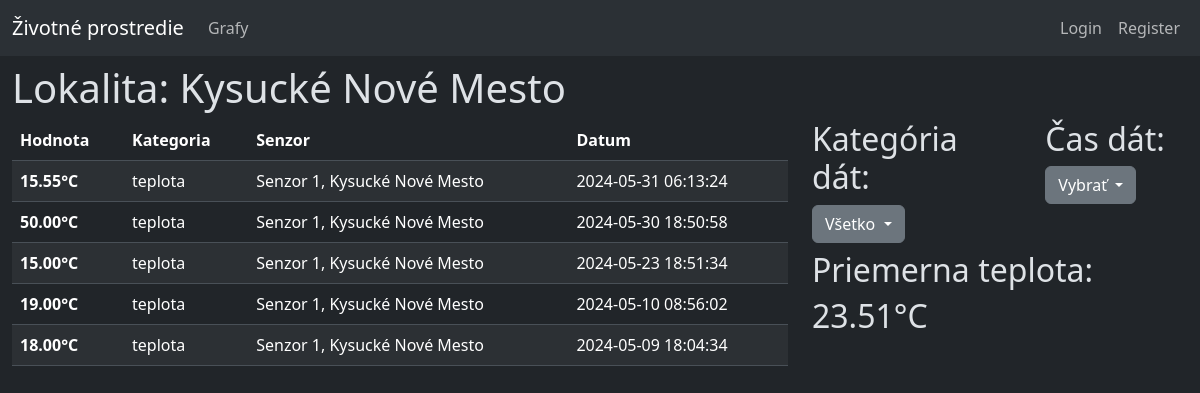
The app's page /lokalita_info.php?lokalita=Kysucké Nové Mesto with its own data.
### tables this page shows
CREATE TABLE `data` (
  `id` int(16) NOT NULL,
  `kategoria_id` int(5) NOT NULL,
  `hodnota` decimal(5,2) NOT NULL,
  `senzor_id` int(5) NOT NULL,
  `datum` datetime NOT NULL DEFAULT current_timestamp()
);

CREATE TABLE `kategoria` (
  `id` int(5) NOT NULL,
  `nazov` varchar(32) NOT NULL
);

CREATE TABLE `senzor` (
  `id` int(5) NOT NULL,
  `lokacia` varchar(64) NOT NULL,
  `posledny_update` datetime NOT NULL DEFAULT current_timestamp(),
  `vybavenie` varchar(32) NOT NULL
);

### lokalita_info.php (the view, shortened to what the rows shown need)
<?php
    include("./connect.php");
    include("./functions.php");
    include("./querry.php");
?>
<!DOCTYPE html>
<html data-bs-theme="dark">
<head>
    <link href="https://cdn.jsdelivr.net/npm/bootstrap@5.3.3/dist/css/bootstrap.min.css" rel="stylesheet">
</head>
<body>
    <header><?php include_once("./header.php")?></header>
    <div class="container-xxl column-gap-3">
        <div class="row mt-2">
            <h1>Lokalita: <?php echo $_GET["lokalita"]; if(isset($_GET["senzor"])) echo " | Senzor: ".$_GET["senzor"]."";?></h1>
            <div class="col-8">
                <table class="table table-striped">
                    <thead>
                        <tr>
                            <th scope="col">Hodnota</th>
                            <th scope="col">Kategoria</th>
                            <th scope="col">Senzor</th>
                            <th scope="col">Datum</th>
                        </tr>
                    </thead>
                    <tbody>
                        <?php
                            $query = get_querry(1,$rola_user);
                            $result = mysqli_query($conn, $query);
                            if (mysqli_num_rows($result) > 0)
                            {
                                while($row = mysqli_fetch_assoc($result))
                                {
                                    echo "
                                    <tr>
                                        <th scope=\"row\">".$row["hodnota"]."".jednotka($row["kategoria_nazov"])."</th>
                                        <td>".$row["kategoria_nazov"]."</td>
                                        <td>Senzor ".$row["senzor_id"].", ".$row["senzor_lokacia"]."</td>
                                        <td>".$row["datum"]."</td>
                                    </tr>";
                                }
                            }
                        ?>
                    </tbody>
                </table>
            </div>
            <div class="col-4">
                <?php if(!isset($_GET["senzor"])) { ?>
                    <div class="row mb-2">
                        <div class="col-7">
                            <h2>Kategória dát:</h2>
                        </div>
                        <div class="col-5">
                            <h2>Čas dát:</h2>
                            <?php include("./dropdown_cas.php");?>
                        </div>
                    </div>
                <?php }
                ?>
                <?php
                    $query = get_querry(3,$rola_user);
                    $result = mysqli_query($conn, $query);
                    if (mysqli_num_rows($result) > 0)
                    {
                        while($row = mysqli_fetch_assoc($result))
                        {
                            echo "<div class=\"row mb-2\">
                            <h2>Priemerna ".$row["kategoria_nazov"].":</h2>
                                <h2>".avg_hodnota($row["kategoria_nazov"],$conn,$_GET["lokalita"])."</h2>
                            </div>";
                        }
                    }
                ?>
            </div>
        </div>
    </div>
</body>
</html>

### records on screen
data: hodnota "15.55", kategoria.nazov "°C", kategoria.nazov "teplota", senzor "1", senzor.lokacia "Kysucké Nové Mesto", datum "2024-05-31 06:13:24"
data: hodnota "50.00", kategoria.nazov "°C", kategoria.nazov "teplota", senzor "1", senzor.lokacia "Kysucké Nové Mesto", datum "2024-05-30 18:50:58"
data: hodnota "15.00", kategoria.nazov "°C", kategoria.nazov "teplota", senzor "1", senzor.lokacia "Kysucké Nové Mesto", datum "2024-05-23 18:51:34"
data: hodnota "19.00", kategoria.nazov "°C", kategoria.nazov "teplota", senzor "1", senzor.lokacia "Kysucké Nové Mesto", datum "2024-05-10 08:56:02"
data: hodnota "18.00", kategoria.nazov "°C", kategoria.nazov "teplota", senzor "1", senzor.lokacia "Kysucké Nové Mesto", datum "2024-05-09 18:04:34", lokalita "23.51°C"

### other values on screen
$_GET["lokalita"] "Kysucké Nové Mesto"
